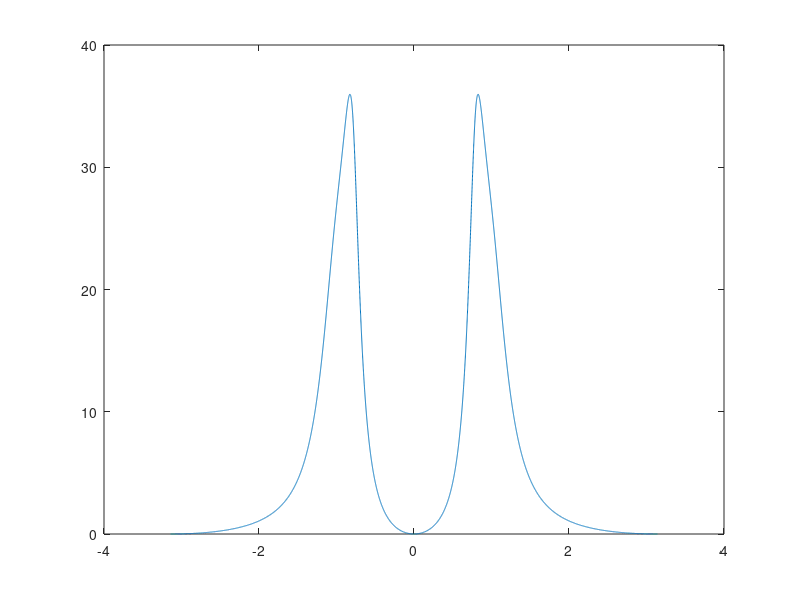

Recreate this plot in MATLAB.
clc;
clear all;
close all;
format shorteng;

FreqSamp = 10000;

x = linspace(-pi, pi, FreqSamp);
y = zeros(1, FreqSamp);
y2 = zeros(1, FreqSamp);

r1 = .9;
r2 = .8;
Theta1 = pi / 4;
Theta2 = pi / 3;

for t = 1:FreqSamp
    Pole1a = exp(1i * x(1, t)) - (r1*cos(Theta1) + 1i*r1*sin(Theta1));
    Pole1b = exp(1i * x(1, t)) - (r1*cos(Theta1) - 1i*r1*sin(Theta1));
    Pole2a = exp(1i * x(1, t)) - (r2*cos(Theta2) + 1i*r2*sin(Theta2));
    Pole2b = exp(1i * x(1, t)) - (r2*cos(Theta2) - 1i*r2*sin(Theta2));
    
    Zero1 = exp(1i * x(1, t)) - 1;
    Zero2 = exp(1i * x(1, t)) + 1;
%     Zero3a = 
%     Zero3b = 
    
    Poles = (Pole1a * Pole1b * Pole2a * Pole2b);
    Zeros = Zero1^2 * Zero2^2;
    y(1, t) = Zeros / Poles;
end

y = abs(y);
% y2 = abs(y2);

figure;
plot(x, y);
% figure;
% plot(x, y2);




